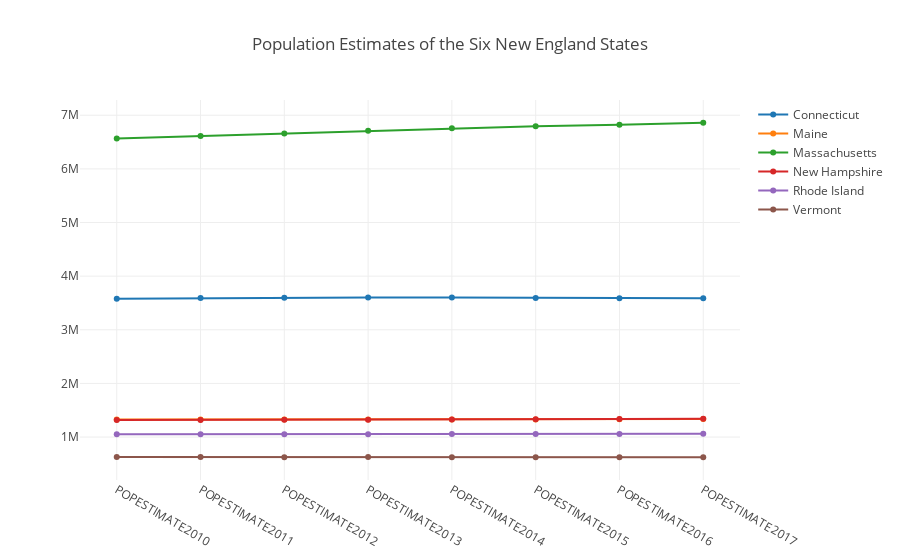

The cell this chart's notebook holds for it:
### Code cell
layout = go.Layout(
    title = 'Population Estimates of the Six New England States'
)

fig = go.Figure(data=traces,layout=layout)
pyo.iplot(fig, filename='line3.html')

### Figure 1 — Plotly figure (JSON) as saved in the notebook; plotly's stock layout.template omitted (floating-point values rounded to 4 significant figures)
{"data": [{"mode": "markers+lines", "name": "Connecticut", "type": "scatter", "uid": "57ea9ab9-166c-45c5-8415-1c3292323d6b", "x": ["POPESTIMATE2010", "POPESTIMATE2011", "POPESTIMATE2012", "POPESTIMATE2013", "POPESTIMATE2014", "POPESTIMATE2015", "POPESTIMATE2016", "POPESTIMATE2017"], "y": [3580171, 3591927, 3597705, 3602470, 3600188, 3593862, 3587685, 3588184]}, {"mode": "markers+lines", "name": "Maine", "type": "scatter", "uid": "68909779-b0ae-498f-a65f-2a58536b0f4c", "x": ["POPESTIMATE2010", "POPESTIMATE2011", "POPESTIMATE2012", "POPESTIMATE2013", "POPESTIMATE2014", "POPESTIMATE2015", "POPESTIMATE2016", "POPESTIMATE2017"], "y": [1327568, 1327968, 1328101, 1327975, 1328903, 1327787, 1330232, 1335907]}, {"mode": "markers+lines", "name": "Massachusetts", "type": "scatter", "uid": "f5bd0ecc-23da-47e1-a70b-50e819267041", "x": ["POPESTIMATE2010", "POPESTIMATE2011", "POPESTIMATE2012", "POPESTIMATE2013", "POPESTIMATE2014", "POPESTIMATE2015", "POPESTIMATE2016", "POPESTIMATE2017"], "y": [6564943, 6612178, 6659627, 6711138, 6757925, 6794002, 6823721, 6859819]}, {"mode": "markers+lines", "name": "New Hampshire", "type": "scatter", "uid": "28a0e677-3fc2-4135-9cda-2aa67bf1c628", "x": ["POPESTIMATE2010", "POPESTIMATE2011", "POPESTIMATE2012", "POPESTIMATE2013", "POPESTIMATE2014", "POPESTIMATE2015", "POPESTIMATE2016", "POPESTIMATE2017"], "y": [1316700, 1318345, 1320923, 1322622, 1328684, 1330134, 1335015, 1342795]}, {"mode": "markers+lines", "name": "Rhode Island", "type": "scatter", "uid": "828cccfa-b93a-4fe6-9761-014bc61f43c2", "x": ["POPESTIMATE2010", "POPESTIMATE2011", "POPESTIMATE2012", "POPESTIMATE2013", "POPESTIMATE2014", "POPESTIMATE2015", "POPESTIMATE2016", "POPESTIMATE2017"], "y": [1053169, 1052154, 1052761, 1052784, 1054782, 1055916, 1057566, 1059639]}, {"mode": "markers+lines", "name": "Vermont", "type": "scatter", "uid": "8998deab-efa6-4ede-983b-b1864f3823dd", "x": ["POPESTIMATE2010", "POPESTIMATE2011", "POPESTIMATE2012", "POPESTIMATE2013", "POPESTIMATE2014", "POPESTIMATE2015", "POPESTIMATE2016", "POPESTIMATE2017"], "y": [625842, 626210, 625606, 626044, 625665, 624455, 623354, 623657]}], "layout": {"title": "Population Estimates of the Six New England States"}}
